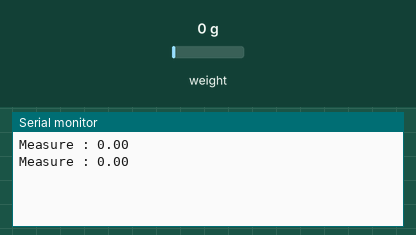
A sketch run on a simulated ESP32. On the bench: the last lines printed to the serial monitor. The test bench sets the inputs (shaded band); at power-on: weight on the scale 0 g.

Above: at 2.2 s.
2.3 s: weight on the scale set to 100 g
At 2.3 s:
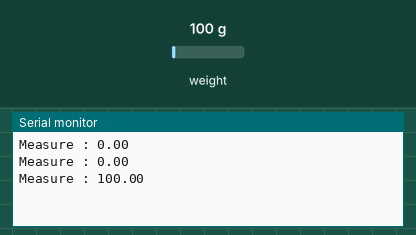
3.8 s: weight on the scale set to 1250 g
At 4.4 s:
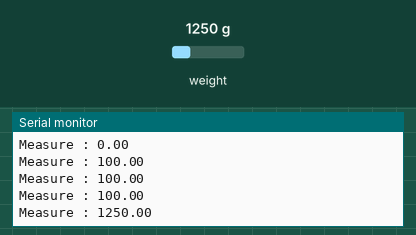
Timing chart, 0 to 6.8 s (numbered marks = the images above; inputs shaded):
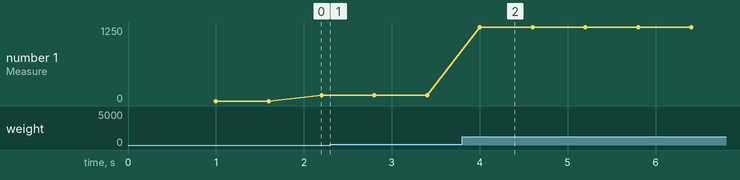

The sketch:

loadcell2.ino
```cpp
// (licence header left out)
/**
lehimli yere elini koyp dene
*/
#include <Arduino.h>
#include "HX711.h"
#include "soc/rtc.h"

// HX711 circuit wiring
const int LOADCELL_DOUT_PIN = 16;
const int LOADCELL_SCK_PIN = 4;

HX711 scale;

float cb_factor = 5000;
void setup() {
  Serial.begin(115200);
  scale.begin(LOADCELL_DOUT_PIN,LOADCELL_SCK_PIN);
  scale.set_scale(cb_factor);
  scale.tare();
}

void loop() {
  Serial.print("Measure : ");
  Serial.println(scale.get_units());
  delay(500);
}
```

Measured:
- after the input at 3.8 s, the serial monitor: prints a new line after 0.20 s (image 2)
- plotted number 1: 100 → 1250 after the input at 3.8 s
